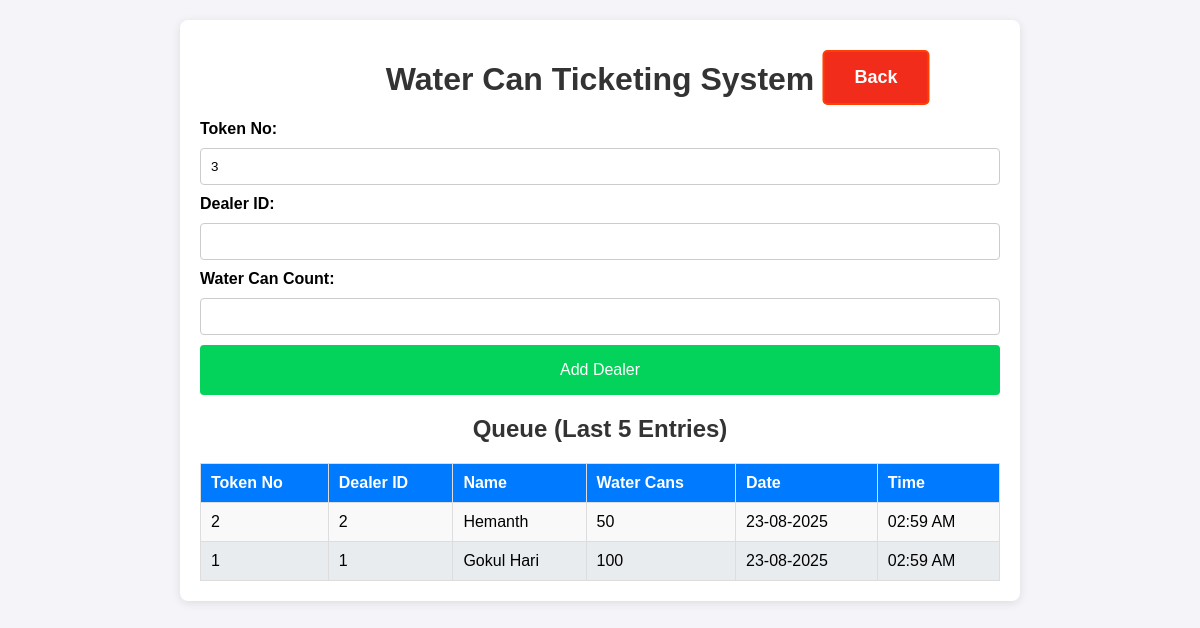
Screenshot of /data_entry with the database file from the repository.
### app.py (models this page shows, shortened)
class Dealer_details(db.Model):
    id = db.Column(db.Integer, primary_key=True)
    dealer_id = db.Column(db.String(100), nullable=False, unique=True)
    name = db.Column(db.String(100), nullable=False)
    mobile = db.Column(db.String(15), nullable=False)
    address = db.Column(db.String(400), nullable=True)
    aadhaar_file = db.Column(db.String(400))  # Path to Aadhaar copy
    photo_file = db.Column(db.String(400))

class Dealer(db.Model):
    id = db.Column(db.Integer, primary_key=True)
    dealer_id = db.Column(db.String(100), nullable=False)
    water_can_count = db.Column(db.Integer, nullable=False)
    timestamp = db.Column(db.DateTime, default=datetime.now)
    token_id = db.Column(db.Integer, nullable=False)  # Daily resetting token ID
    @property
    def formatted_date(self):
        return self.timestamp.strftime("%d-%m-%Y")  # Format the date
    @property
    def formatted_time(self):
        return self.timestamp.strftime("%I:%M %p")  # Format the time in 12-hour format

### app.py (the view)
@app.route('/data_entry')
def data_entry(error_message=None):
    today = datetime.today().date()
    dealer_queue = db.session.query(Dealer, Dealer_details.name).outerjoin(Dealer_details, Dealer.dealer_id == Dealer_details.dealer_id).filter(func.date(Dealer.timestamp) == today).order_by(Dealer.timestamp.desc()).limit(5).all()
    token_no = get_next_token_id()
    return render_template('data_entry.html', queue=dealer_queue, token_no = token_no, error_message=error_message)

### app.py (called while the page is built)
def get_next_token_id():
    today = datetime.today().date()
    tokens_today = Dealer.query.with_entities(Dealer.token_id)\
        .filter(func.date(Dealer.timestamp) == today)\
        .order_by(Dealer.token_id.asc())\
        .all()
    token_ids = [token[0] for token in tokens_today]
    max_token_id = max(token_ids) if len(token_ids)>0 else 0
    for i in range(1, max_token_id + 2):
        if i not in token_ids:
            return i
    return 1

### templates/data_entry.html (shortened to what this page needs)
<!DOCTYPE html>
<html lang="en">
<head>
    <link rel="stylesheet" href="/static/styles.css">
</head>
<body>
    <div class="container">
        <h1>Water Can Ticketing System</h1>
        <form action="/add_dealer" method="POST" class="form">
            <label for="token_no">Token No:</label>
            <input type="text" id="token_no" name="token_no" value="{{token_no}}" required >
            <label for="dealer_id">Dealer ID:</label>
            <input type="text" id="dealer_id" name="dealer_id" required autofocus>
            <label for="water_can_count">Water Can Count:</label>
            <input type="number" id="water_can_count" name="water_can_count" required>
            <button type="submit" class="btn">Add Dealer</button>
        </form>
        <h2>Queue (Last 5 Entries)</h2>
        <table>
            <thead>
                <tr>
                    <th>Token No</th>
                    <th>Dealer ID</th>
                    <th>Name</th>
                    <th>Water Cans</th>
                    <th>Date</th>
                    <th>Time</th>
                </tr>
            </thead>
            <tbody>
                {% for dealer, dealer_name in queue %}
                <tr>
                    <td>{{ dealer.token_id }}</td>
                    <td>{{ dealer.dealer_id }}</td>
                    <td>{{ dealer_name }}</td>
                    <td>{{ dealer.water_can_count }}</td>
                    <td>{{ dealer.formatted_date }}</td>
                    <td>{{ dealer.formatted_time }}</td>
                </tr>
                {% endfor %}
            </tbody>
        </table>
    </div>
    <a href="/" class="back">Back</a>
</body>
</html>

### static/styles.css (style rules this page uses)
body { font-family: Arial, sans-serif; background-color: #f4f4f9; margin: 0; padding: 0; }
.container { max-width: 800px; margin: 20px auto; background: #fff; padding: 20px; border-radius: 8px; box-shadow: 0 2px 10px rgba(0, 0, 0, 0.1); }
h1, h2 { color: #333; text-align: center; }
.form { display: flex; flex-direction: column; gap: 10px; margin-bottom: 20px; }
.form label { font-weight: bold; }
.form input { padding: 10px; border: 1px solid #ccc; border-radius: 4px; }
.btn { background-color: #03d35a; color: #fff; border: none; padding: 10px; border-radius: 4px; cursor: pointer; font-size: medium; height: 50px; }
table { width: 100%; border-collapse: collapse; margin-top: 10px; }
h2 { text-align: center; margin-bottom: 20px; }
table th, table td { padding: 10px; border: 1px solid #ddd; text-align: left; }
table th { background-color: #007bff; color: white; }
table tbody tr:nth-child(odd) { background-color: #f9f9f9; }
table tbody tr:nth-child(even) { background-color: #e9ecef; }
a { display: inline-block; padding: 15px 30px; font-size: 18px; font-weight: bold; text-align: center; text-decoration: none; background-color: #007bff; color: white; border-radius: 5px; border: 2px solid #007bff; transition: all 0.3s ease; position: absolute; left: 50%; transform: translateX(-50%); transition: transform 0.2s, background-color 0.2s; }
.back { background-color: #f22c1a; border: 2px solid #ff4000; top: 50px; left: 73%; }

### rows the page displays
Dealer_details: token_id "2", dealer_id "2", name "Hemanth", water_can_count "50", formatted_date "23-08-2025", formatted_time "02:59 AM"
Dealer_details: token_id "1", dealer_id "1", name "Gokul Hari", water_can_count "100", formatted_date "23-08-2025", formatted_time "02:59 AM"
